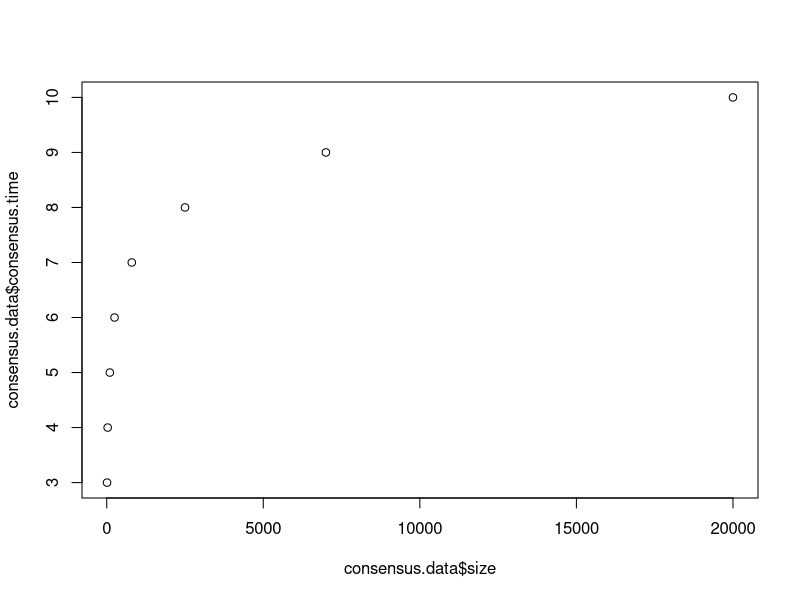

Write the R code that produced this figure. (Note: this script raises an error after producing the figure.)
consensus.data <- read.csv(file = "consensus.csv",  header = TRUE, sep = ",")
#get dot plot
plot(consensus.data$consensus.time ~ consensus.data$size)
 #linear regression
fit<-lm(consensus.data$consensus.time ~ poly(consensus.data$size, 2, raw=TRUE))
#draw curve
curve(coef(mod.log)[1] + coef(mod.log)[2]*log(x, 3), add=TRUE)
